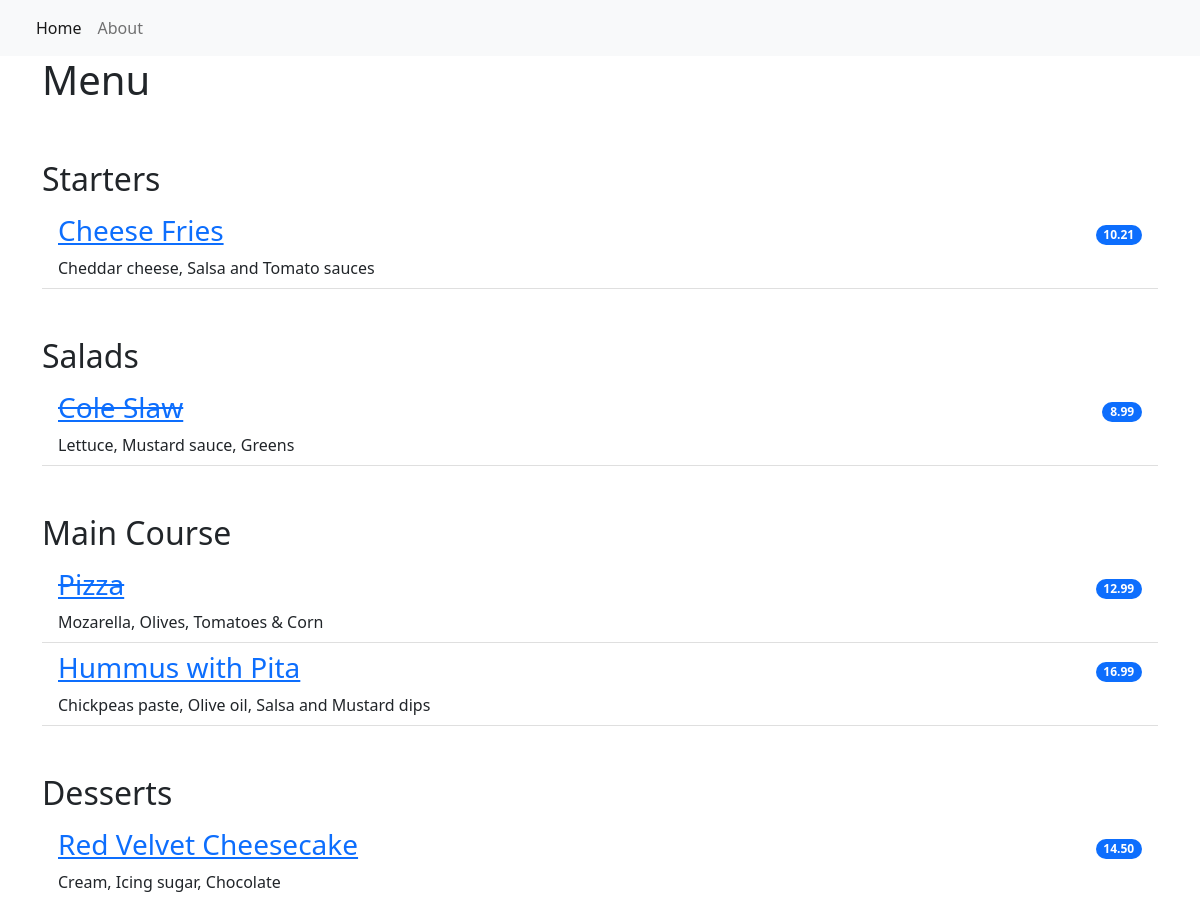
The page / on the database its author committed.
### restaurant_menu/models.py (models this page shows, shortened)
class Menu(models.Model):
    menu_type=models.CharField(max_length=200,choices=MEAL_TYPE)
    meal=models.CharField(max_length=1000, unique=True)
    description=models.CharField(max_length=2000)
    price=models.DecimalField(max_digits=10,decimal_places=2)
    author=models.ForeignKey(User,on_delete=models.PROTECT)
    status=models.IntegerField(STATUS,default=0)
    date_created=models.DateTimeField(auto_now_add=True)
    date_updated=models.DateTimeField(auto_now=True)

### restaurant_menu/views.py (the view)
# urls.py: path('',views.MenuList.as_view(),name='home'),
class MenuList(generic.ListView):
    queryset = Menu.objects.order_by()
    template_name = "index.html"
    def get_context_data(self,**kwargs):
        context= super().get_context_data(**kwargs)
        context["meals"]= MEAL_TYPE
        return context

### templates/index.html
{% extends 'base.html' %}
{% block content %}
<div class="container">
<h1>Menu</h1>
    <ul class="list-group list-group-flush">
        {% for meal in meals %}
            <h2 class="pt-5">{{ meal.1 }}</h2>
                {% for row in menu_list %}
                    {% if row.menu_type == meal.0 %}
                        {% if row.status == 0 %}
                        <li class="list-group-item d-flex justify-content-between align-items-center border-0  pb-0">
                            <a href="{% url 'menu_item' row.pk %}"><h3><del>{{ row.meal }}</del></h3></a>
                            <span class="badge bg-primary rounded-pill">{{ row.price }}</span>
                        </li>
                        <li class="list-group-item pt-0">
                            {{ row.description }}
                        </li>
                        {% else %}
                        <li class="list-group-item d-flex justify-content-between align-items-center border-0  pb-0">
                            <a href="{% url 'menu_item' row.pk %}"><h3>{{ row.meal }}</h3></a>
                            <span class="badge bg-primary rounded-pill">{{ row.price }}</span>
                        </li>
                        <li class="list-group-item pt-0">
                            {{ row.description }}
                        </li>
                        {% endif %}
                    {% endif %}
                {% endfor %}
        {% endfor %}
    </ul>
</div>
{% endblock content %}

### templates/base.html (shortened to what this page needs)
<!DOCTYPE html>
<html lang="en">
    <head>
        <link href="https://cdn.jsdelivr.net/npm/bootstrap@5.2.0-beta1/dist/css/bootstrap.min.css" rel="stylesheet">
    </head>
    <body>
        <nav class="navbar navbar-expand-lg bg-light">
            <div class="container-fluid">
                <div class="collapse navbar-collapse" id="navbarNav">
                    <ul class="navbar-nav">
                         <li class="nav-item">
                            <a class="nav-link active" aria-current="page" href="{% url 'home' %}">Home</a>
                        </li>
                        <li class="nav-item">
                            <a class="nav-link" aria-current="page" href="{% url 'home' %}">About</a>
                        </li>
                    </ul>
                </div>
            </div>
        </nav>
        {% block content %}
        {% endblock content %}
    </body>
</html>

### rows shown on the page
Menu: meal "Cheese Fries", price "10.21", description "Cheddar cheese, Salsa and Tomato sauces"
Menu: meal "Cole Slaw", price "8.99", description "Lettuce, Mustard sauce, Greens"
Menu: meal "Pizza", price "12.99", description "Mozarella, Olives, Tomatoes & Corn"
Menu: meal "Hummus with Pita", price "16.99", description "Chickpeas paste, Olive oil, Salsa and Mustard dips"
Menu: meal "Red Velvet Cheesecake", price "14.50", description "Cream, Icing sugar, Chocolate"

### other values the page prints
{{ meal.1 }} "Starters" "Salads" "Main Course" "Desserts"
